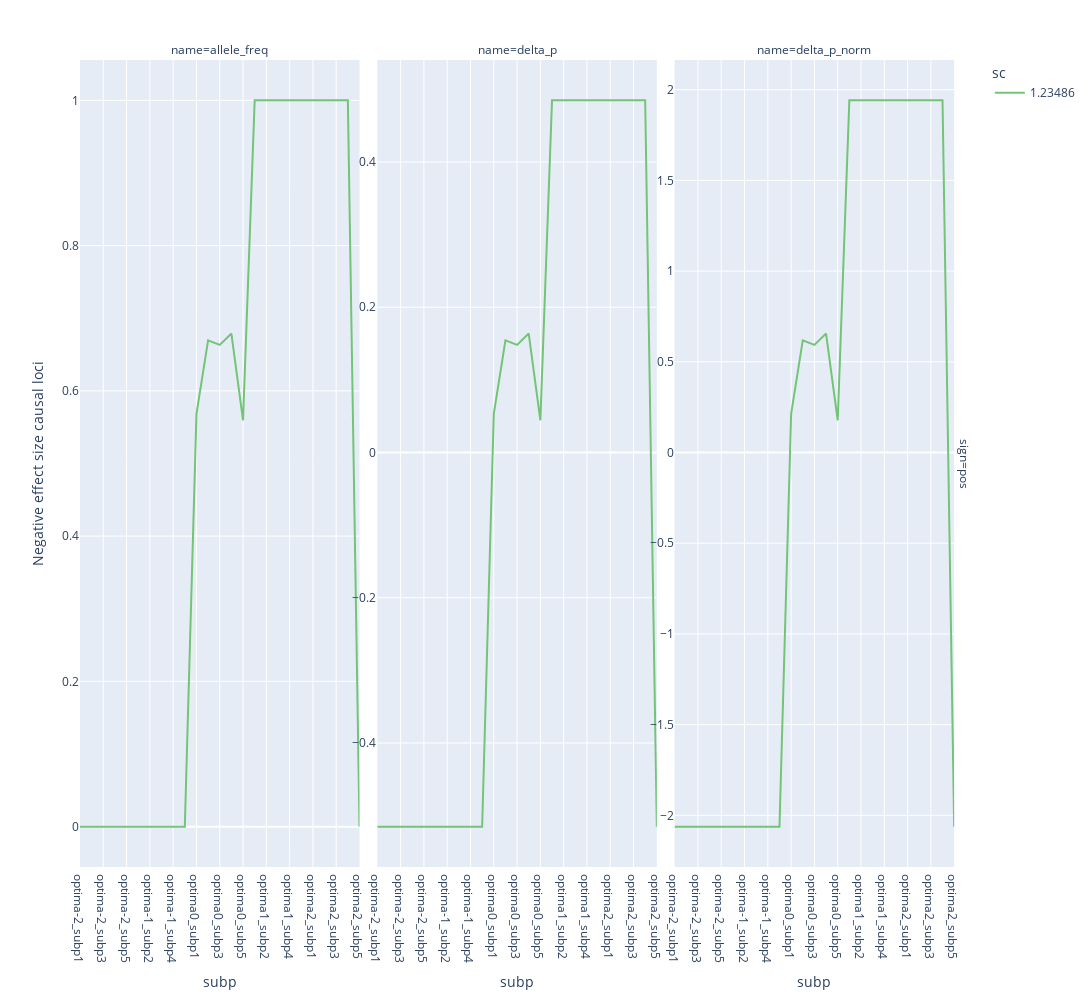

The code cell stored with this chart in its notebook:
### Code cell
import plotly.express as px

# Assuming all_df is your DataFrame
fig = px.line(all_df, x="subp", y="value", color='sc', color_discrete_sequence=all_df['color'],
              facet_col="name", facet_row='sign',
              #facet_col_names={'allele_freq': 'Allele frequencies raw', 'delta_p': 'Delta p', 'delta_p_norm': 'Delta p normalized (pi * (1-pi))'},
              category_orders=category_orders)

# Update the y-axis range for each subplot individually
fig.update_yaxes(matches=None, autorange=True, showticklabels=True)

# Set the titles for each subplot
#fig.update_xaxes(title_text="X-axis Title")
#fig.update_yaxes(title_text="Y-axis Title")

fig.update_yaxes(title_text="Positive effect size causal loci", row=2, col=1)
fig.update_yaxes(title_text="Negative effect size causal loci", row=1, col=1)

# Set the figure size
fig.update_layout(height=1000, width=1800, autosize=True)

# Show the figure
fig.show()

### Figure 1 — Plotly figure (JSON) as saved in the notebook; plotly's stock layout.template omitted (floating-point values rounded to 4 significant figures)
{"data": [{"hovertemplate": "sc=1.23486<br>sign=pos<br>name=allele_freq<br>subp=%{x}<br>value=%{y}<extra></extra>", "legendgroup": "1.23486", "line": {"color": "rgb(115, 196, 118)", "dash": "solid"}, "marker": {"symbol": "circle"}, "mode": "lines", "name": "1.23486", "orientation": "v", "showlegend": true, "type": "scatter", "x": ["optima-2_subp1", "optima-2_subp2", "optima-2_subp3", "optima-2_subp4", "optima-2_subp5", "optima-1_subp1", "optima-1_subp2", "optima-1_subp3", "optima-1_subp4", "optima-1_subp5", "optima0_subp1", "optima0_subp2", "optima0_subp3", "optima0_subp4", "optima0_subp5", "optima1_subp1", "optima1_subp2", "optima1_subp3", "optima1_subp4", "optima1_subp5", "optima2_subp1", "optima2_subp2", "optima2_subp3", "optima2_subp4", "optima2_subp5"], "xaxis": "x", "y": [0, 0, 0, 0, 0, 0, 0, 0, 0, 0, 0.5685, 0.6696, 0.6633, 0.6789, 0.5595, 1, 1, 1, 1, 1, 1, 1, 1, 1, 0], "yaxis": "y"}, {"hovertemplate": "sc=1.23486<br>sign=pos<br>name=delta_p<br>subp=%{x}<br>value=%{y}<extra></extra>", "legendgroup": "1.23486", "line": {"color": "rgb(115, 196, 118)", "dash": "solid"}, "marker": {"symbol": "circle"}, "mode": "lines", "name": "1.23486", "orientation": "v", "showlegend": false, "type": "scatter", "x": ["optima-2_subp1", "optima-2_subp2", "optima-2_subp3", "optima-2_subp4", "optima-2_subp5", "optima-1_subp1", "optima-1_subp2", "optima-1_subp3", "optima-1_subp4", "optima-1_subp5", "optima0_subp1", "optima0_subp2", "optima0_subp3", "optima0_subp4", "optima0_subp5", "optima1_subp1", "optima1_subp2", "optima1_subp3", "optima1_subp4", "optima1_subp5", "optima2_subp1", "optima2_subp2", "optima2_subp3", "optima2_subp4", "optima2_subp5"], "xaxis": "x2", "y": [-0.5152, -0.5152, -0.5152, -0.5152, -0.5152, -0.5152, -0.5152, -0.5152, -0.5152, -0.5152, 0.05335, 0.1544, 0.1481, 0.1637, 0.04435, 0.4848, 0.4848, 0.4848, 0.4848, 0.4848, 0.4848, 0.4848, 0.4848, 0.4848, -0.5152], "yaxis": "y2"}, {"hovertemplate": "sc=1.23486<br>sign=pos<br>name=delta_p_norm<br>subp=%{x}<br>value=%{y}<extra></extra>", "legendgroup": "1.23486", "line": {"color": "rgb(115, 196, 118)", "dash": "solid"}, "marker": {"symbol": "circle"}, "mode": "lines", "name": "1.23486", "orientation": "v", "showlegend": false, "type": "scatter", "x": ["optima-2_subp1", "optima-2_subp2", "optima-2_subp3", "optima-2_subp4", "optima-2_subp5", "optima-1_subp1", "optima-1_subp2", "optima-1_subp3", "optima-1_subp4", "optima-1_subp5", "optima0_subp1", "optima0_subp2", "optima0_subp3", "optima0_subp4", "optima0_subp5", "optima1_subp1", "optima1_subp2", "optima1_subp3", "optima1_subp4", "optima1_subp5", "optima2_subp1", "optima2_subp2", "optima2_subp3", "optima2_subp4", "optima2_subp5"], "xaxis": "x3", "y": [-2.062, -2.062, -2.062, -2.062, -2.062, -2.062, -2.062, -2.062, -2.062, -2.062, 0.2136, 0.6184, 0.5931, 0.6556, 0.1776, 1.941, 1.941, 1.941, 1.941, 1.941, 1.941, 1.941, 1.941, 1.941, -2.062], "yaxis": "y3"}], "layout": {"annotations": [{"font": {}, "showarrow": false, "text": "name=allele_freq", "x": 0.1567, "xanchor": "center", "xref": "paper", "y": 1, "yanchor": "bottom", "yref": "paper"}, {"font": {}, "showarrow": false, "text": "name=delta_p", "x": 0.49, "xanchor": "center", "xref": "paper", "y": 1, "yanchor": "bottom", "yref": "paper"}, {"font": {}, "showarrow": false, "text": "name=delta_p_norm", "x": 0.8233, "xanchor": "center", "xref": "paper", "y": 1, "yanchor": "bottom", "yref": "paper"}, {"font": {}, "showarrow": false, "text": "sign=pos", "textangle": 90, "x": 0.98, "xanchor": "left", "xref": "paper", "y": 0.5, "yanchor": "middle", "yref": "paper"}], "autosize": true, "height": 1000, "legend": {"title": {"text": "sc"}, "tracegroupgap": 0}, "margin": {"t": 60}, "width": 1800, "xaxis": {"anchor": "y", "autorange": true, "domain": [0, 0.3133], "range": [0, 24], "title": {"text": "subp"}, "type": "category"}, "xaxis2": {"anchor": "y2", "autorange": true, "domain": [0.3333, 0.6467], "matches": "x", "range": [0, 24], "title": {"text": "subp"}, "type": "category"}, "xaxis3": {"anchor": "y3", "autorange": true, "domain": [0.6667, 0.98], "matches": "x", "range": [0, 24], "title": {"text": "subp"}, "type": "category"}, "yaxis": {"anchor": "x", "autorange": true, "domain": [0, 1], "range": [-0.05556, 1.056], "showticklabels": true, "title": {"text": "Negative effect size causal loci"}, "type": "linear"}, "yaxis2": {"anchor": "x2", "autorange": true, "domain": [0, 1], "range": [-0.5707, 0.5404], "showticklabels": true, "type": "linear"}, "yaxis3": {"anchor": "x3", "autorange": true, "domain": [0, 1], "range": [-2.285, 2.164], "showticklabels": true, "type": "linear"}}}
